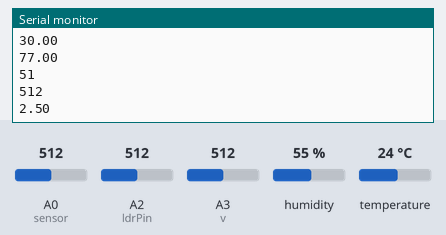
Bench run of a sketch on a simulated Arduino Uno, built with avr-gcc and run on an emulated ATmega328P. Shown: the last lines printed to the serial monitor. The test bench sets the inputs (shaded band); at power-on: A0 (sensor) = 512, A2 (ldrPin) = 512, A3 (v) = 512, humidity 55 %, temperature 24 °C. No radio packets arrive unless stated.

Above: at 2.9 s.
3.0 s: A0 (sensor) set to 716
At 5.4 s:
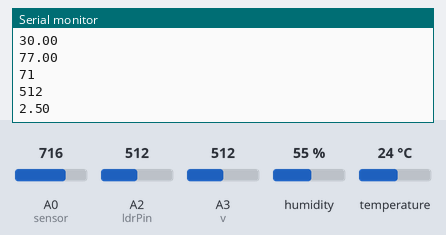
5.8 s: A2 (ldrPin) set to 716
At 7.6 s:
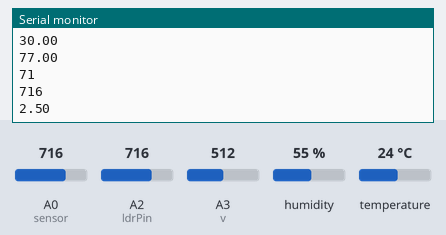
8.6 s: A3 (v) set to 716
At 11.0 s:
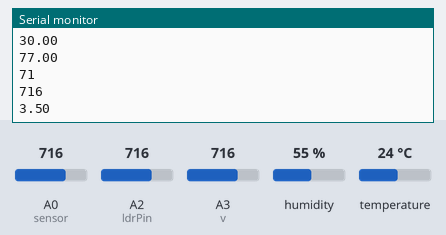
11.4 s: A0 (sensor) set to 992
At 13.2 s:
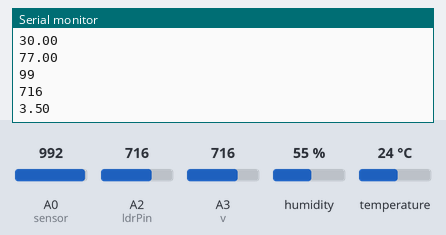
14.2 s: A2 (ldrPin) set to 992
At 15.4 s:
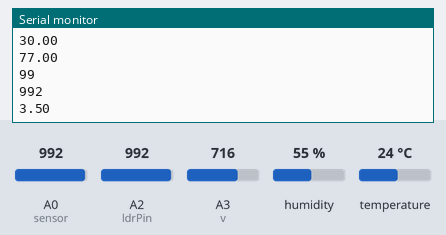
17.0 s: A3 (v) set to 992
At 20.0 s:
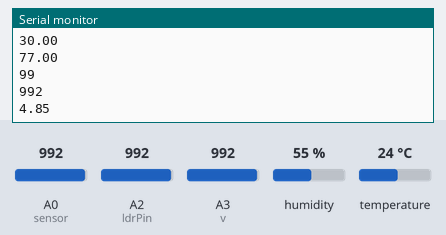
Timing chart, 0 to 20.8 s (numbered marks = the images above; inputs shaded):
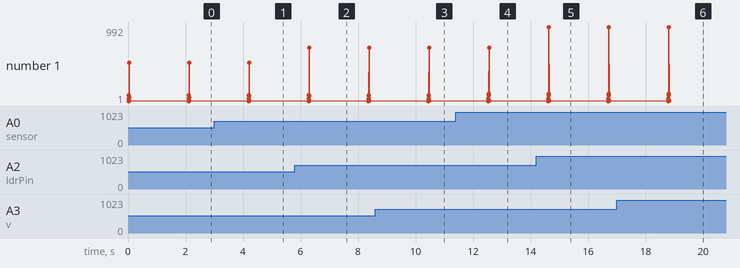

Measured:
- after the input at 3.0 s, the serial monitor: prints a new line after 1.2 s (image 1)
- after the input at 5.8 s, the serial monitor: prints a new line after 0.50 s (image 2)
- after the input at 8.6 s, the serial monitor: prints a new line after 1.9 s (image 3)
- after the input at 11.4 s, the serial monitor: prints a new line after 1.2 s (image 4)
- after the input at 14.2 s, the serial monitor: prints a new line after 0.44 s (image 5)
- after the input at 17.0 s, the serial monitor: prints a new line after 1.8 s (image 6)
- plotted number 1: 2.5 → 3.5 after the input at 8.6 s, 3.5 → 4.85 after the input at 17.0 s

The sketch:

trans.ino
```cpp
#include "DHT.h"
#include <VirtualWire.h>
#define DHTTYPE DHT11
#define DHTPIN 2
int sensor = A0;
const int ldrPin = A2;
const float v = A3;
const int transmit_pin = 12;
float s=0;
DHT dht(DHTPIN, DHTTYPE);
struct package
{
  int node;
  float voltage;
  float temperature ;
  float humidity ;
  int soil;
  int ldr;
};
typedef struct package Package;
Package data;
void setup()
{
    Serial.begin(9600);
    vw_set_tx_pin(transmit_pin);
    vw_set_ptt_inverted(true);
    vw_setup(500);
}
void loop()
{

  //readSensor();
  data.node = 1;
  data.temperature = 30;//dht.readHumidity();
  //delay(1000);
  data.humidity = 77;dht.readTemperature();
  //delay(1000);
  int s= analogRead(sensor);
  data.soil = s/10;
  data.ldr= analogRead(ldrPin);
  s = analogRead(v);
  data.voltage = s*(5.00 / 1023.00);
  Serial.println(data.node);
  Serial.println(data.temperature);
  Serial.println(data.humidity);
  Serial.println(data.soil);
  Serial.println(data.ldr);
  Serial.println(data.voltage);
  vw_send((uint8_t *)&data, sizeof(data));
  vw_wait_tx();
  delay(2000);
}
//void readSensor()
//{
 //delay(1000);
 //int h = dht.readHumidity();
 //int t = dht.readTemperature();
 //data.temperature = h;
 //data.humidity = t;
 //int s= analogRead(sensor);
 //data.soil = s/10;
 //data.ldr= analogRead(ldrPin);
//}
```
